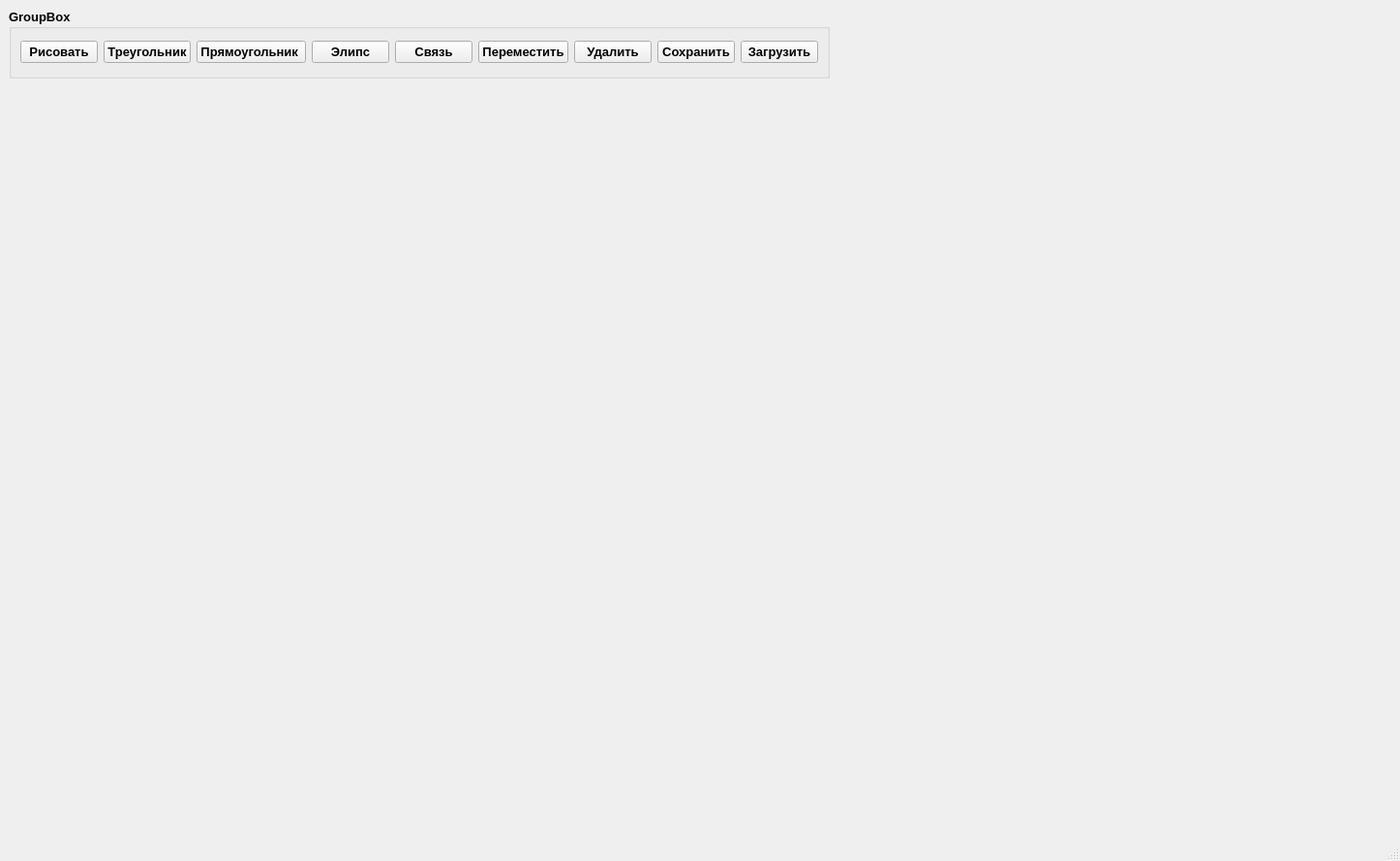
<?xml version="1.0" encoding="UTF-8"?>
<ui version="4.0">
 <class>MainWindow</class>
 <widget class="QMainWindow" name="MainWindow">
  <property name="geometry">
   <rect>
    <x>0</x>
    <y>0</y>
    <width>1446</width>
    <height>889</height>
   </rect>
  </property>
  <property name="windowTitle">
   <string>MainWindow</string>
  </property>
  <widget class="QWidget" name="centralwidget">
   <widget class="QGroupBox" name="groupBox">
    <property name="geometry">
     <rect>
      <x>9</x>
      <y>9</y>
      <width>848</width>
      <height>72</height>
     </rect>
    </property>
    <property name="font">
     <font>
      <pointsize>10</pointsize>
      <bold>true</bold>
     </font>
    </property>
    <property name="title">
     <string>GroupBox</string>
    </property>
    <layout class="QGridLayout" name="gridLayout_2">
     <item row="0" column="0">
      <layout class="QHBoxLayout" name="horizontalLayout">
       <item>
        <widget class="QPushButton" name="pushButton_9">
         <property name="text">
          <string>Рисовать</string>
         </property>
        </widget>
       </item>
       <item>
        <widget class="QPushButton" name="pushButton">
         <property name="text">
          <string>Треугольник</string>
         </property>
        </widget>
       </item>
       <item>
        <widget class="QPushButton" name="pushButton_3">
         <property name="text">
          <string>Прямоугольник </string>
         </property>
        </widget>
       </item>
       <item>
        <widget class="QPushButton" name="pushButton_4">
         <property name="text">
          <string>Элипс</string>
         </property>
        </widget>
       </item>
       <item>
        <widget class="QPushButton" name="pushButton_5">
         <property name="text">
          <string>Связь</string>
         </property>
        </widget>
       </item>
       <item>
        <widget class="QPushButton" name="pushButton_8">
         <property name="text">
          <string>Переместить</string>
         </property>
        </widget>
       </item>
       <item>
        <widget class="QPushButton" name="pushButton_6">
         <property name="text">
          <string>Удалить</string>
         </property>
        </widget>
       </item>
       <item>
        <widget class="QPushButton" name="pushButton_7">
         <property name="text">
          <string>Сохранить</string>
         </property>
        </widget>
       </item>
       <item>
        <widget class="QPushButton" name="pushButton_2">
         <property name="text">
          <string>Загрузить</string>
         </property>
        </widget>
       </item>
      </layout>
     </item>
    </layout>
   </widget>
  </widget>
  <widget class="QMenuBar" name="menubar">
   <property name="geometry">
    <rect>
     <x>0</x>
     <y>0</y>
     <width>1446</width>
     <height>21</height>
    </rect>
   </property>
  </widget>
  <widget class="QStatusBar" name="statusbar"/>
 </widget>
 <resources/>
 <connections/>
</ui>
